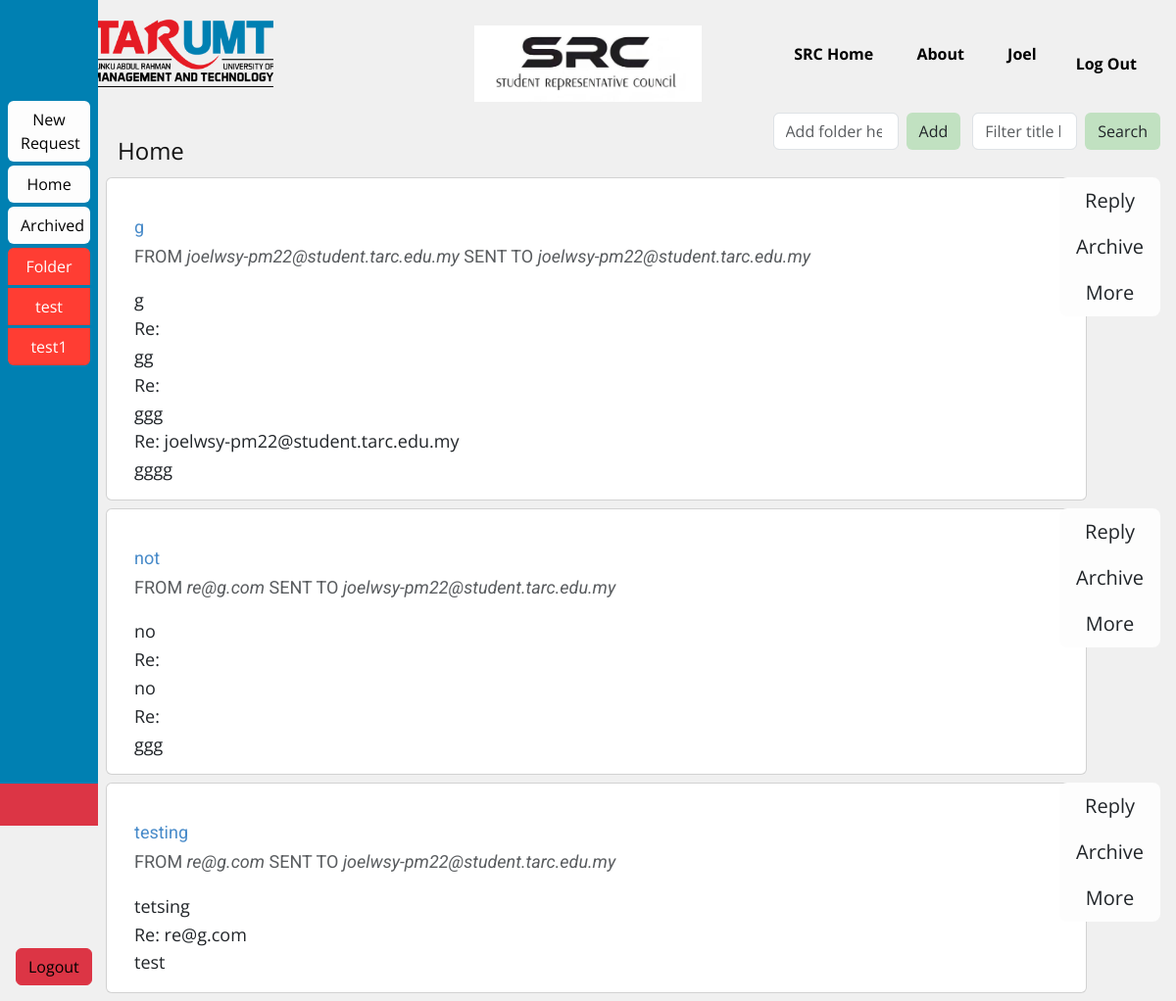
/ass4.php (signed in), run on the app's committed database.
### tables this page shows
CREATE TABLE `label` (
  `studentemail` varchar(40) NOT NULL,
  `label` varchar(20) NOT NULL
);

CREATE TABLE `msg` (
  `studentemail` varchar(40) NOT NULL,
  `studentemailre` varchar(40) NOT NULL,
  `status` enum('active','archive') NOT NULL DEFAULT 'active',
  `label` varchar(255) NOT NULL,
  `msgid` int(5) NOT NULL,
  `msgtitle` varchar(50) NOT NULL,
  `msgcontent` varchar(255) NOT NULL
);

### ass4.php (the view, shortened to what this page needs)
<!DOCTYPE html>
<html lang="en">
    <head>
        <link href="https://cdn.jsdelivr.net/npm/bootstrap@5.3.0-alpha3/dist/css/bootstrap.min.css" rel="stylesheet"
>
        <link rel="stylesheet" href="css/nicepage.css" media="screen">
    </head>
    <body style="background-color: #f0f0f0;" >
        <?php
        include 'header.php';
        $studentemail = $_SESSION['studentemail'];
        ?>
        <div class="container-fluid" style="z-index: 2;">
            <div class="row" style="height: 92vh;">
                <div class="col-1 p-2 fixed-top" style="height: 100vh; z-index: 1; background-color: #0080B2;" id="sidebar">
                    <div style="height: 75.2823px;">
                    </div>
                    <ul class="list-group">
                        <a href="ass8.php" class="mb-1 btn btn-md btn-block" style="background-color: #fdfdfd;">New Request</a>
                        <a href="ass4.php" class="mb-1 btn btn-md btn-block" style="background-color: #fdfdfd;">Home</a>
                        <a href="ass6.php" class="mb-1 btn btn-md btn-block" style="background-color: #fdfdfd;">Archived</a>
                        <?php
                        $conn = new mysqli(DB_HOST, DB_USER, DB_PASS, DB_NAME);
                        $sql = "SELECT label FROM label WHERE studentemail = '$studentemail'";
                        $result = mysqli_query($conn, $sql);
                        if (mysqli_num_rows($result) > 0) {
                            echo "<div class='btn-group-vertical'>";
                            echo "<a href='' class='mb-1 btn btn-md btn-block' style='background-color: #ff3d33; color: white;'>Folder</a>";
                            while ($row = mysqli_fetch_assoc($result)) {
                                echo "<a href='ass7.php?label=" . $row['label'] . "' class='mb-1 btn btn-md btn-block' style='background-color: #ff3d33; color: white;'>" . $row['label'] . "</a>";
                            }
                            echo "</div>";
                        } else {
                            echo "<div class='btn-group-vertical'><a href='' class='mb-1 btn btn-md btn-block' style='background-color: #ff3d33; color: white;'>Folder</a></div>";
                        }
                        ?>
                    </ul>
                    <div class="fixed-bottom mb-3 ms-3">
                        <a href="logout.php" class="btn btn-danger btn-md btn-block">Logout</a>
                    </div>
                </div>
                <div class="col-11 p-0 ps-2 pt-2">
                    <div class="container-fluid">
                        <div class="row">
                            <div class="col-3">
                                <div class="fs-4 mb-1" style="height:42px;
                                     ">
                                    <nav style=" --bs-breadcrumb-divider: '>';
                                         " aria-label="breadcrumb">
                                        <ol class="breadcrumb">
                                            <li class="breadcrumb-item">Home</li>
                                    </nav>
                                </div>
                            </div>
                            <div class="col-9 pe-3">
                                <div class="row">
                                    <div class="col-3">
                                    </div>
                                    <div class="col-3">
                                    </div>
                                    <div class = "col-3 ps-0">
                                        <form class = "d-flex" action = "add_label.php" method = "post">
                                            <input name = "addlabel" class = "form-control me-2" type = "search" placeholder = "Add folder here..." aria-label = "Search">
                                            <button class = "btn" type = "submit" style = "background-color: #C1E1C1;">Add</button>
                                        </form>
                                    </div>
                                    <div class = "col-3 ps-0">
                                        <form class = "d-flex " method="post" action="process_search.php">
                                            <input name='search' class = "form-control me-2" type = "search"
                                                   placeholder = "Filter title here..." aria-label = "Search">
                                            <button class = "btn" style = "background-color: #C1E1C1;"type = "submit">Search</button>
                                        </form>
                                    </div>
                                </div>
                            </div>
                        </div>
                    </div>
                    <?php
                    $sql = "SELECT msgid, msgtitle, msgcontent, studentemailre, studentemail
        FROM msg
        WHERE studentemail = '$studentemail' AND status = 'active' OR (studentemailre = '$studentemail' AND status = 'active')
        ORDER BY msgid DESC";
                    $result = mysqli_query($conn, $sql);
                    if (mysqli_num_rows($result) > 0) {
                        while ($row = mysqli_fetch_assoc($result)) {
                            echo "<div class='container-fluid mb-2' >";
                            echo "<div class='row'>";
                            echo "<div class='card col-11' style='height: auto;'>";
                            echo "<div class='card-body'>";
                            echo "<h5 class='card-title'><a href=''>" . $row['msgtitle'] . "</a></h5>";
                            echo "<h6 class='card-subtitle mb-2 text-muted'>FROM<i> " . $row['studentemail'] . "</i> SENT TO <i>" . $row['studentemailre'] . "</i></h6>";
                            echo "<p class='card-text'>" . $row['msgcontent'] . "</p>";
                            echo "</div>";
                            echo "</div>";
                            echo "<div class='container col-1'>";
                            echo "<div class='row float-end me-1'>";
                            echo "<div class='pe-0'>";
                            echo "<div class='btn-group-vertical'>";
                            echo "<button class='btn btn-lg btn-block' style='background-color: #fdfdfd;' onclick=\"location.href='ass5.php?msgid=" . $row['msgid'] . "'\">Reply</button>";
                            echo "<button class='btn btn-lg btn-block' style='background-color: #fdfdfd;' onclick='location.href=\"archive_msg.php?msgid=" . $row['msgid'] . "\"'>Archive</button>";
                            echo "<button class='btn btn-lg btn-block' style='background-color: #fdfdfd;' onclick=\"location.href='ass9.php?msgid=" . $row['msgid'] . "'\">More</button>";
                            echo "</div>";
                            echo "</div>";
                            echo "</div>";
                            echo "</div>";
                            echo "</div>";
                            echo "</div>";
                        }
                    } else {
                        echo "No messages found";
                    }
                    ?>
                    </body>
                    </html>

### ass4.php (style rules this page uses)
a:link { text-decoration: none; color: black; }

### data on the page
label: label "test"
label: label "test1"
msg: msgtitle "g", studentemail "joelwsy-pm22@student.tarc.edu.my", studentemailre "joelwsy-pm22@student.tarc.edu.my", msgcontent "g Re: gg Re: ggg Re: joelwsy-pm22@student.tarc.edu.my gggg"
msg: msgtitle "not", studentemail "re@g.com", studentemailre "joelwsy-pm22@student.tarc.edu.my", msgcontent "no Re: no Re: ggg"
msg: msgtitle "testing", studentemail "re@g.com", studentemailre "joelwsy-pm22@student.tarc.edu.my", msgcontent "tetsing Re: re@g.com test"

### other printed values
$studentname "Joel"
